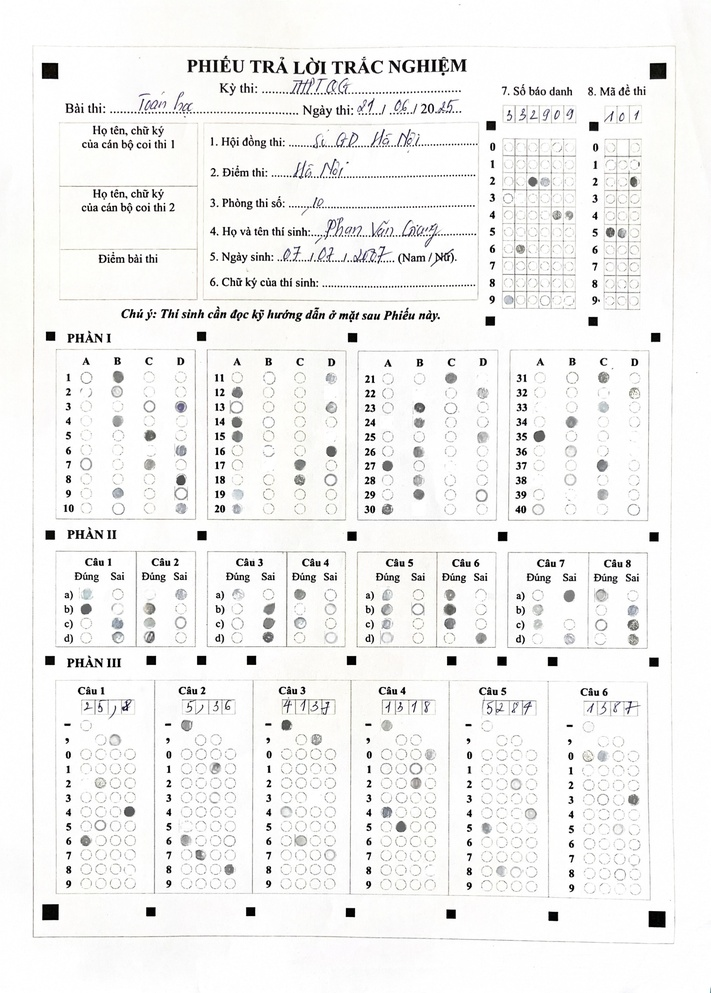
#> input picture Image/Copy of IMG_1584_iter_36.jpg, 711 x 993 px, shrunk from 2255 x 3151 before the run, found by its file name
$ python test_threshhold.py
#> lines starting #> are read from the running program, lines starting #| are printed output that depends on the picture; after the words box and inside, x2 and y2 are one past the last pixel; in counts of white or black regions, pixels touching at a corner belong together
import cv2
import numpy as np
import matplotlib.pyplot as plt

def yolo_boxes_color_check(image_path, txt_path, threshold=220):
    """
    Xác định mỗi vùng từ file tọa độ YOLO là đen hay trắng và vẽ minh họa trên ảnh.

    Args:
        image_path (str): Đường dẫn đến ảnh đầu vào.
        txt_path (str): Đường dẫn đến file tọa độ YOLO.
        threshold (int): Ngưỡng để phân biệt đen và trắng (0-255).

    Returns:
        None. Hiển thị ảnh minh họa với matplotlib.
    """
#> called with image_path = 'Image\\Copy of IMG_1584_iter_36.jpg', txt_path = 'test.txt', threshold = 220
    # Đọc ảnh và chuyển sang grayscale
    image = cv2.imread(image_path)
#> image is the input picture: shape (993, 711, 3); mean B, G, R 241.5, 242.4, 242.6
    gray_img = cv2.cvtColor(image, cv2.COLOR_BGR2GRAY)
    h, w = gray_img.shape
#> h = 993; w = 711

    # Đọc file tọa độ YOLO
    with open(txt_path, "r") as f:
#> (reads test.txt from the repository)
        boxes = f.readlines()

    # Tạo ảnh để vẽ
    output_img = image.copy()

    for box in boxes:
        # Mỗi dòng YOLO: class x_center y_center width height
        _, x_center, y_center, box_width, box_height = map(float, box.split())
        x_center, y_center = int(x_center * w), int(y_center * h)
        box_width, box_height = int(box_width * w), int(box_height * h)

        # Xác định tọa độ góc trái trên và phải dưới
        x1, y1 = x_center - box_width // 2, y_center - box_height // 2
        x2, y2 = x_center + box_width // 2, y_center + box_height // 2

        # Trích xuất vùng và kiểm tra trung bình độ sáng
        region = gray_img[y1:y2, x1:x2]
        mean_intensity = np.mean(region)

        # Xác định màu vẽ
        if mean_intensity < threshold:
            color = (255, 0, 0)  # Red for white region
        else:
            color = (0, 128, 255)  # Blue for black region

        # Vẽ hình chữ nhật lên ảnh
        cv2.rectangle(output_img, (x1, y1), (x2, y2), color, 2)
#> this loop made 572 passes
#> mean_intensity on passes 1 to 3: 238.8, 243.8, 242.9
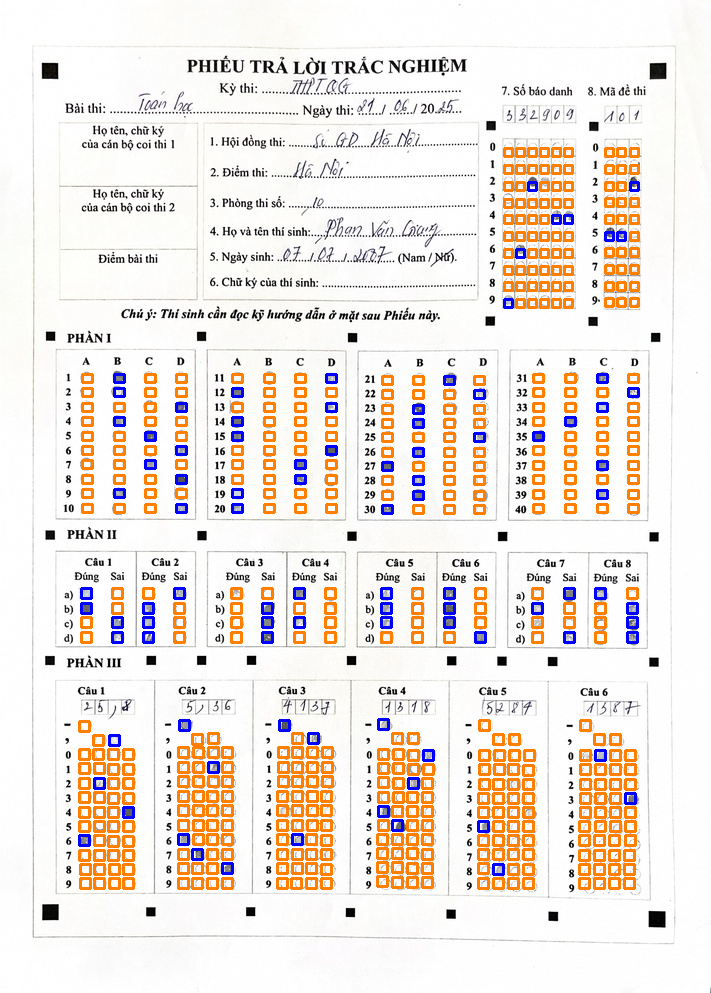
#> output_img: shape (993, 711, 3); 8.82% of pixels changed, all inside (x1, y1, x2, y2) = (78, 147, 640, 890)

    # Hiển thị kết quả
    plt.figure(figsize=(10, 10))
    plt.imshow(cv2.cvtColor(output_img, cv2.COLOR_BGR2RGB))
    plt.axis("off")
    plt.title("Regions classified as Black or White")
    plt.show()


yolo_boxes_color_check('Image\Copy of IMG_1584_iter_36.jpg', "test.txt")
